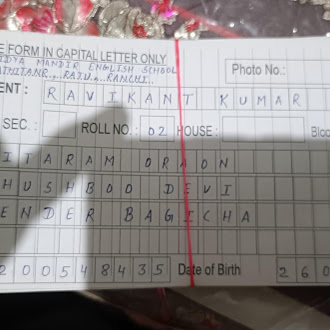
#> input picture test_images/form1.png, 330 x 330 px
$ python -i field_extractor.py   (imports and definitions only)
#> lines starting #> are read from the running program, lines starting #| are printed output that depends on the picture; after the words box and inside, x2 and y2 are one past the last pixel; in counts of white or black regions, pixels touching at a corner belong together
#> further down, picture is the input picture: shape (330, 330, 3); mean B, G, R 139.2, 139.9, 145.4
"""
Extracts individual field regions from an aligned form image
based on template configuration coordinates.
"""

import cv2
import numpy as np


def preprocess_field(field_image):
    """
    Preprocess a cropped field image for better OCR accuracy.
    Applies grayscale conversion, thresholding, and noise removal.
    """
    if len(field_image.shape) == 3:
        gray = cv2.cvtColor(field_image, cv2.COLOR_BGR2GRAY)
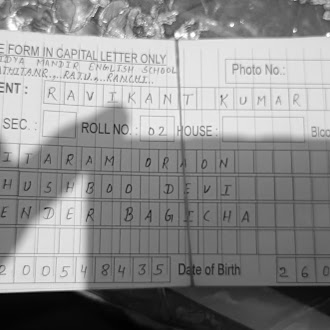
#> gray: shape (330, 330); min 0, max 255, mean 141.5
    else:
        gray = field_image.copy()

    gray = cv2.resize(gray, None, fx=2, fy=2, interpolation=cv2.INTER_CUBIC)
#> gray: shape (660, 660)

    denoised = cv2.fastNlMeansDenoising(gray, h=10)

    binary = cv2.adaptiveThreshold(
        denoised, 255, cv2.ADAPTIVE_THRESH_GAUSSIAN_C,
        cv2.THRESH_BINARY, 15, 8
    )
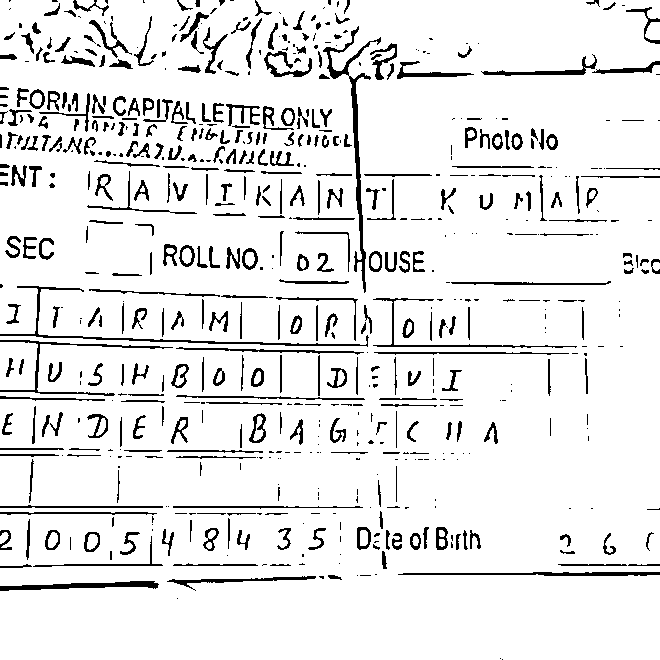
#> binary: shape (660, 660); 91% white; black in thin lines or dots

    kernel = np.ones((2, 2), np.uint8)
    binary = cv2.morphologyEx(binary, cv2.MORPH_CLOSE, kernel)
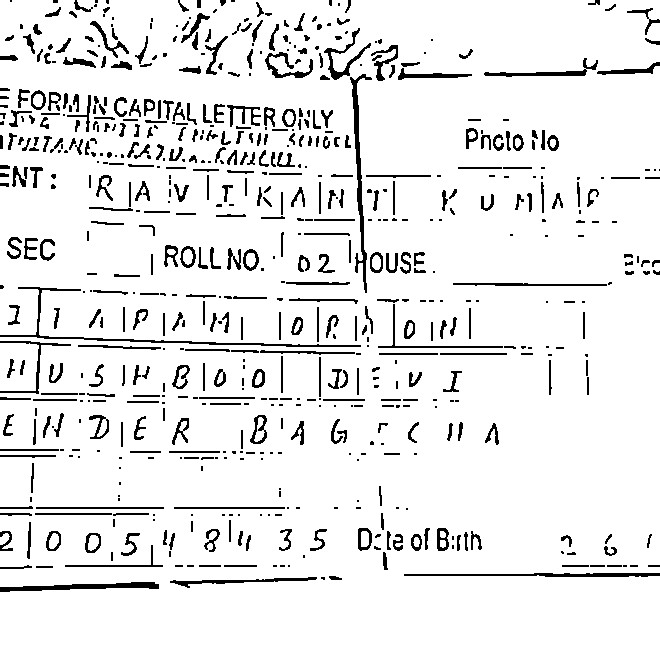
#> binary: shape (660, 660); 91.7% white; 668 black regions (259 under 20 px), largest, box (x1, y1, x2, y2) and area: (0, 287, 361, 347) 1022, (350, 74, 372, 293) 1019, (0, 582, 159, 592) 788

    return binary


# [55 lines left out: functions extract_fields, extract_fields_raw, not called in this run]

>>> import cv2
>>> picture = cv2.imread('../../test_images/form1.png')
>>> result = preprocess_field(picture)
